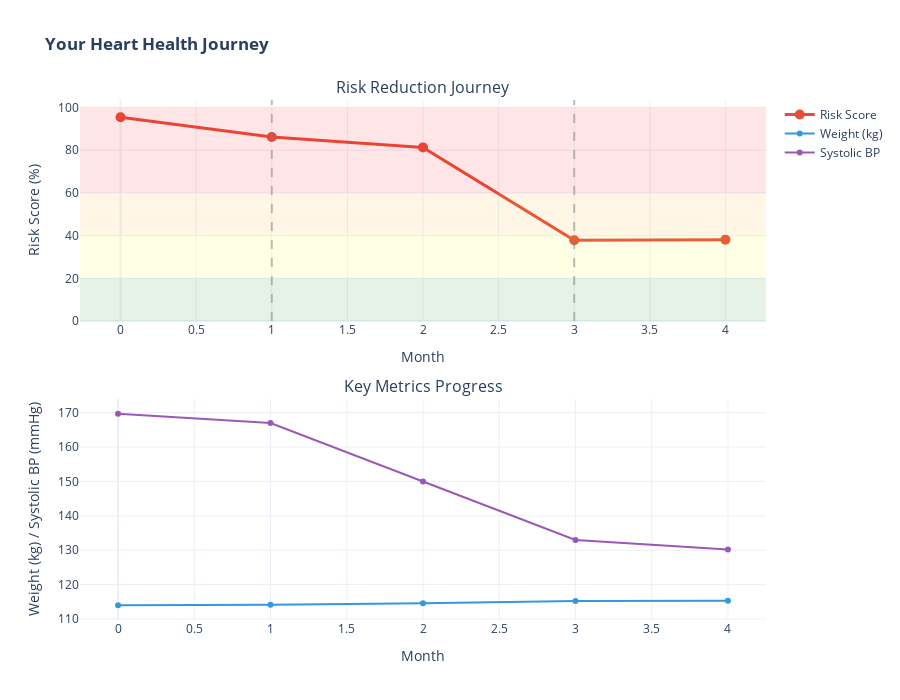

The cell this chart's notebook holds for it:
### Code cell
# Visualize journey timeline
months = [m['month'] for m in timeline]
risks = [m['risk'] for m in timeline]

fig = make_subplots(rows=2, cols=1, 
                    subplot_titles=('Risk Reduction Journey', 'Key Metrics Progress'),
                    vertical_spacing=0.15)

# Risk reduction curve
fig.add_trace(
    go.Scatter(x=months, y=risks, mode='lines+markers', name='Risk Score',
               line=dict(color='#e74c3c', width=3),
               marker=dict(size=10)),
    row=1, col=1
)

# Add risk zones
fig.add_hrect(y0=60, y1=100, line_width=0, fillcolor="red", opacity=0.1, row=1, col=1)
fig.add_hrect(y0=40, y1=60, line_width=0, fillcolor="orange", opacity=0.1, row=1, col=1)
fig.add_hrect(y0=20, y1=40, line_width=0, fillcolor="yellow", opacity=0.1, row=1, col=1)
fig.add_hrect(y0=0, y1=20, line_width=0, fillcolor="green", opacity=0.1, row=1, col=1)

# Add milestones
milestone_months = [1, 3, 6] if len(months) > 6 else [1, 3]
for m in milestone_months:
    if m < len(timeline):
        fig.add_vline(x=m, line_dash="dash", line_color="gray", opacity=0.5, row=1, col=1)

# Metrics progress
weights = [m['weight'] for m in timeline]
bp_hi = [m['ap_hi'] for m in timeline]

fig.add_trace(
    go.Scatter(x=months, y=weights, mode='lines+markers', name='Weight (kg)',
               line=dict(color='#3498db', width=2)),
    row=2, col=1
)
fig.add_trace(
    go.Scatter(x=months, y=bp_hi, mode='lines+markers', name='Systolic BP',
               line=dict(color='#9b59b6', width=2), yaxis='y3'),
    row=2, col=1
)

fig.update_xaxes(title_text="Month", row=1, col=1)
fig.update_yaxes(title_text="Risk Score (%)", row=1, col=1)
fig.update_xaxes(title_text="Month", row=2, col=1)
fig.update_yaxes(title_text="Weight (kg) / Systolic BP (mmHg)", row=2, col=1)

fig.update_layout(height=700, width=900, 
                  title_text="<b>Your Heart Health Journey</b>",
                  template='plotly_white',
                  showlegend=True)
fig.show()

### Figure 1 — Plotly figure (JSON) as saved in the notebook; plotly's stock layout.template omitted (floating-point values rounded to 4 significant figures)
{"data": [{"line": {"color": "#e74c3c", "width": 3}, "marker": {"size": 10}, "mode": "lines+markers", "name": "Risk Score", "type": "scatter", "x": [0, 1, 2, 3, 4], "xaxis": "x", "y": [95.4, 86.2, 81.3, 37.8, 38.1], "yaxis": "y"}, {"line": {"color": "#3498db", "width": 2}, "mode": "lines+markers", "name": "Weight (kg)", "type": "scatter", "x": [0, 1, 2, 3, 4], "xaxis": "x2", "y": [114, 114.1, 114.6, 115.2, 115.3], "yaxis": "y2"}, {"line": {"color": "#9b59b6", "width": 2}, "mode": "lines+markers", "name": "Systolic BP", "type": "scatter", "x": [0, 1, 2, 3, 4], "xaxis": "x2", "y": [169.7, 167, 150, 133, 130.2], "yaxis": "y2"}], "layout": {"annotations": [{"font": {"size": 16}, "showarrow": false, "text": "Risk Reduction Journey", "x": 0.5, "xanchor": "center", "xref": "paper", "y": 1, "yanchor": "bottom", "yref": "paper"}, {"font": {"size": 16}, "showarrow": false, "text": "Key Metrics Progress", "x": 0.5, "xanchor": "center", "xref": "paper", "y": 0.425, "yanchor": "bottom", "yref": "paper"}], "height": 700, "shapes": [{"fillcolor": "red", "line": {"width": 0}, "opacity": 0.1, "type": "rect", "x0": 0, "x1": 1, "xref": "x domain", "y0": 60, "y1": 100, "yref": "y"}, {"fillcolor": "orange", "line": {"width": 0}, "opacity": 0.1, "type": "rect", "x0": 0, "x1": 1, "xref": "x domain", "y0": 40, "y1": 60, "yref": "y"}, {"fillcolor": "yellow", "line": {"width": 0}, "opacity": 0.1, "type": "rect", "x0": 0, "x1": 1, "xref": "x domain", "y0": 20, "y1": 40, "yref": "y"}, {"fillcolor": "green", "line": {"width": 0}, "opacity": 0.1, "type": "rect", "x0": 0, "x1": 1, "xref": "x domain", "y0": 0, "y1": 20, "yref": "y"}, {"line": {"color": "gray", "dash": "dash"}, "opacity": 0.5, "type": "line", "x0": 1, "x1": 1, "xref": "x", "y0": 0, "y1": 1, "yref": "y domain"}, {"line": {"color": "gray", "dash": "dash"}, "opacity": 0.5, "type": "line", "x0": 3, "x1": 3, "xref": "x", "y0": 0, "y1": 1, "yref": "y domain"}], "showlegend": true, "title": {"text": "<b>Your Heart Health Journey</b>"}, "width": 900, "xaxis": {"anchor": "y", "domain": [0, 1], "title": {"text": "Month"}}, "xaxis2": {"anchor": "y2", "domain": [0, 1], "title": {"text": "Month"}}, "yaxis": {"anchor": "x", "domain": [0.575, 1], "title": {"text": "Risk Score (%)"}}, "yaxis2": {"anchor": "x2", "domain": [0, 0.425], "title": {"text": "Weight (kg) / Systolic BP (mmHg)"}}}}
